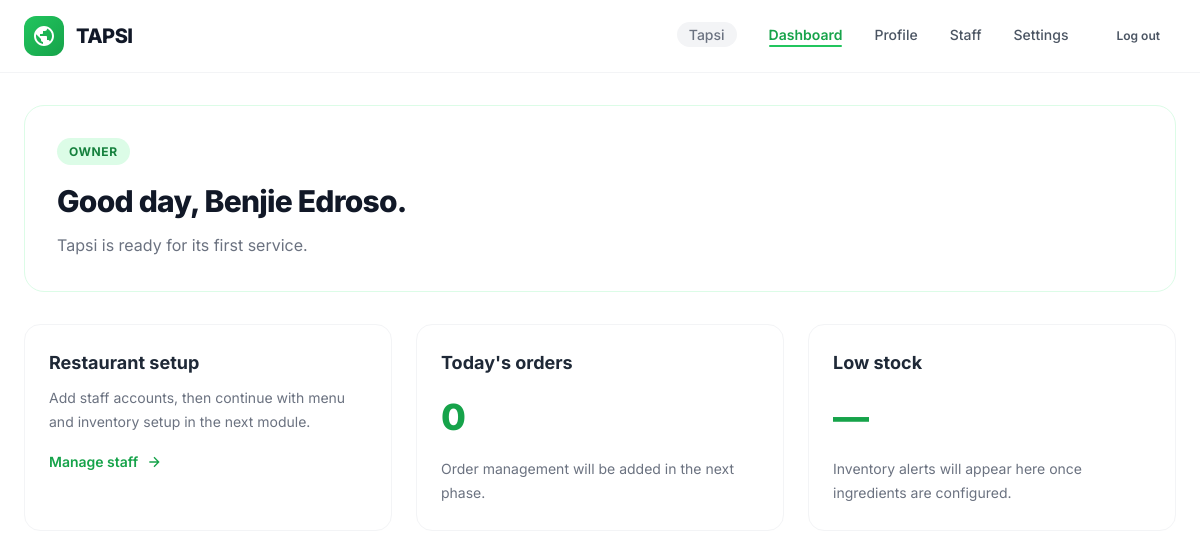
Page / (signed in) on the earlier database version.
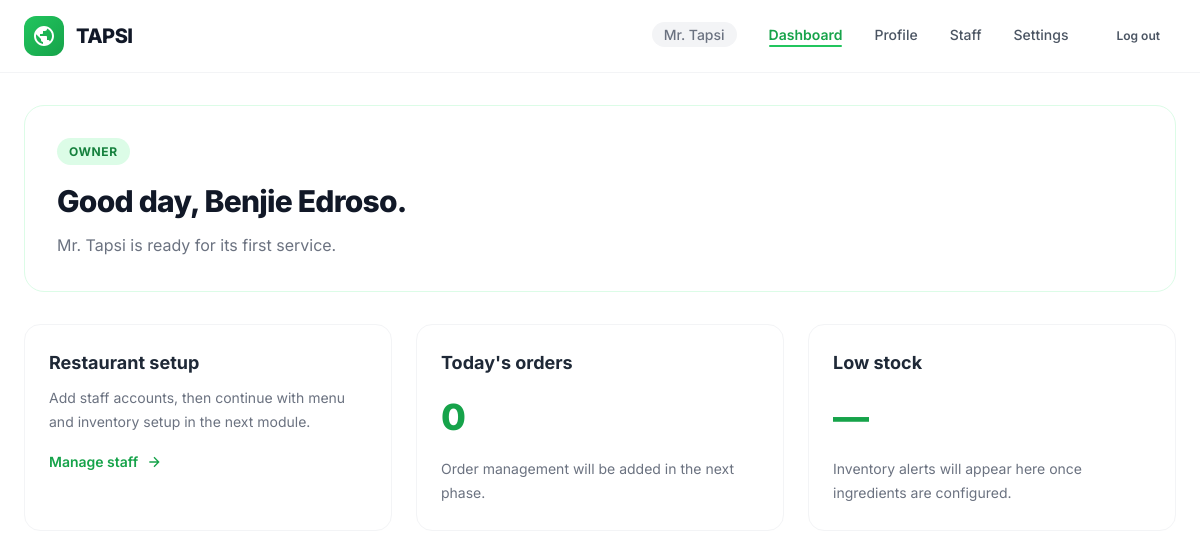
Same page on the later database version.
### accounts/models.py (models this page shows, shortened)
class User(AbstractUser):
    class Role(models.TextChoices):
        OWNER = "OWNER", "Owner"
        MANAGER = "MANAGER", "Manager"
        CASHIER = "CASHIER", "Cashier"
        KITCHEN = "KITCHEN", "Kitchen"
    username = models.CharField(max_length=254, unique=True, editable=False)
    email = models.EmailField(unique=True)
    restaurant = models.ForeignKey(Restaurant, on_delete=models.PROTECT, related_name="users", null=True, blank=True)
    role = models.CharField(max_length=10, choices=Role.choices, default=Role.CASHIER)
    phone = models.CharField(max_length=30, blank=True, validators=[RegexValidator(r"^[0-9+() -]*$", "Enter a valid phone number.")])
    avatar = models.FileField(upload_to="avatars/", blank=True)
    must_change_password = models.BooleanField(default=False)
    failed_login_count = models.PositiveSmallIntegerField(default=0)
    locked_until = models.DateTimeField(null=True, blank=True)
    pending_email = models.EmailField(blank=True)
    is_deleted = models.BooleanField(default=False)
    deleted_at = models.DateTimeField(null=True, blank=True)
    USERNAME_FIELD = "email"
    REQUIRED_FIELDS: list[str] = []
    objects = UserManager()
    class Meta:
        indexes = [
            models.Index(fields=["restaurant", "role"]),
            models.Index(fields=["restaurant", "is_active", "is_deleted"]),
        ]
    @property
    def display_name(self):
        return self.get_full_name() or self.email

class Restaurant(models.Model):
    name = models.CharField(max_length=150)
    address = models.TextField(blank=True)
    contact_number = models.CharField(max_length=30, blank=True)
    tin = models.CharField(max_length=30, blank=True)
    is_vat_registered = models.BooleanField(default=False)
    receipt_footer = models.CharField(max_length=255, blank=True)
    timezone = models.CharField(max_length=50, default="Asia/Manila", editable=False)
    created_at = models.DateTimeField(auto_now_add=True)

### accounts/views.py (the view)
# urls.py: path("", views.dashboard, name="dashboard"),
@login_required
def dashboard(request):
    if request.user.must_change_password:
        return redirect("accounts:change_initial_password")
    return render(request, "dashboard.html")

### accounts/models.py (called while the page is built)
    def get_queryset(self):
        return super().get_queryset().filter(is_deleted=False)

### templates/dashboard.html (shortened to what this page needs)
{% extends 'base.html' %}
{% block content %}
<section class="hero">
    <span class="eyebrow">{{ user.get_role_display }}</span>
    <h1>Good day, {{ user.display_name }}.</h1>
    <p>{{ user.restaurant.name }} is ready for its first service.</p>
</section>
<section class="grid">
    {% if user.role == 'OWNER' or user.role == 'MANAGER' %}
    <article>
        <h2>Restaurant setup</h2>
        <p>Add staff accounts, then continue with menu and inventory setup in the next module.</p>
        <a href="{% url 'accounts:staff_list' %}">
            Manage staff
            <svg width="16" height="16" viewBox="0 0 24 24" fill="none" stroke="currentColor" stroke-width="2"><path d="M5 12h14M12 5l7 7-7 7"/></svg>
        </a>
    </article>
    {% endif %}
    <article>
        <h2>Today's orders</h2>
        <p class="metric">0</p>
        <p>Order management will be added in the next phase.</p>
    </article>
    <article>
        <h2>Low stock</h2>
        <p class="metric">—</p>
        <p>Inventory alerts will appear here once ingredients are configured.</p>
    </article>
</section>
{% endblock %}

### templates/base.html (shortened to what this page needs)
{% load static %}
<!doctype html>
<html lang="en">
<head>
    <link rel="stylesheet" href="{% static 'css/design/tokens.css' %}">
    <link rel="stylesheet" href="{% static 'css/design/components.css' %}">
    <link rel="stylesheet" href="{% static 'css/app.css' %}">
</head>
<body>
    <header class="navbar">
        <div class="navbar-inner">
            <a class="navbar-logo" href="{% url 'dashboard' %}">
                <div class="navbar-logo-icon">
                </div>
                <span class="navbar-logo-text">TAPSI</span>
            </a>
            {% if user.is_authenticated %}
            <ul class="navbar-links">
                <li><span class="nav-restaurant-name">{{ user.restaurant.name }}</span></li>
                <li><a href="{% url 'dashboard' %}" class="{% if request.resolver_match.url_name == 'dashboard' %}active{% endif %}">Dashboard</a></li>
                <li><a href="{% url 'accounts:profile' %}" class="{% if request.resolver_match.url_name == 'profile' %}active{% endif %}">Profile</a></li>
                {% if user.role == 'OWNER' or user.role == 'MANAGER' %}
                <li><a href="{% url 'accounts:staff_list' %}" class="{% if request.resolver_match.url_name == 'staff_list' or request.resolver_match.url_name == 'create_staff' %}active{% endif %}">Staff</a></li>
                {% endif %}
                {% if user.role == 'OWNER' %}
                <li><a href="{% url 'accounts:restaurant_settings' %}" class="{% if request.resolver_match.url_name == 'restaurant_settings' %}active{% endif %}">Settings</a></li>
                {% endif %}
                <li>
                    <form method="post" action="{% url 'accounts:logout' %}" style="display:inline">
                        <button type="submit" class="btn btn-ghost btn-sm">Log out</button>
                    </form>
                </li>
            </ul>
            {% endif %}
        </div>
    </header>
    <main class="container">
        {% block content %}{% endblock %}
    </main>
</body>
</html>

Differences in the rows shown:
changed User "Benjie Edroso": restaurant.name "Tapsi" → "Mr. Tapsi"
